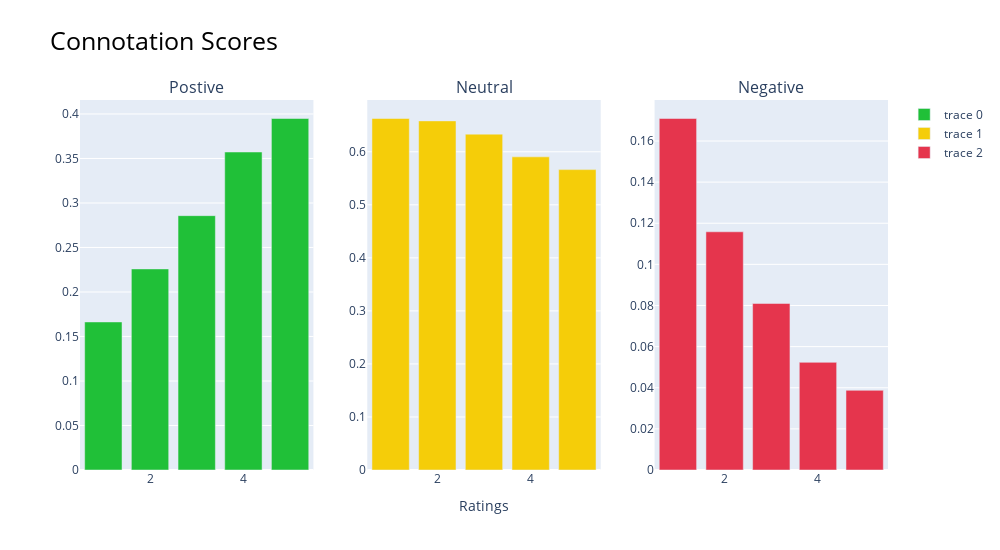

Notebook cell for this chart:
### Code cell
fig = make_subplots(rows=1, cols=3, subplot_titles=("Postive", "Neutral", "Negative"))

fig.add_trace(
    go.Bar(x=vdf['rating'].values, y=vdf['pos'].values),
    row=1, col=1
)

fig.add_trace(
    go.Bar(x=vdf['rating'].values, y=vdf['neu'].values),
    row=1, col=2
)


fig.add_trace(
    go.Bar(x=vdf['rating'].values, y=vdf['neg'].values),
    row=1, col=3,
)

fig.update_xaxes(title_text="Ratings", row=1, col=2)



fig.update_traces(marker_color='#20C038',row=1, col=1)
fig.update_traces(marker_color='#F5CD09',row=1, col=2)
fig.update_traces(marker_color='#E5354D',row=1, col=3)

fig.update_layout(height=550, width=1000, title=dict(text="Connotation Scores", 
                                                     font=dict(size=25),font_color="Black"))
fig.show()

### Figure 1 — Plotly figure (JSON) as saved in the notebook; plotly's stock layout.template omitted (floating-point values rounded to 4 significant figures)
{"data": [{"marker": {"color": "#20C038"}, "type": "bar", "x": [1, 2, 3, 4, 5], "xaxis": "x", "y": [0.1663, 0.2259, 0.2858, 0.3573, 0.3949], "yaxis": "y"}, {"marker": {"color": "#F5CD09"}, "type": "bar", "x": [1, 2, 3, 4, 5], "xaxis": "x2", "y": [0.6627, 0.6583, 0.6332, 0.5904, 0.5664], "yaxis": "y2"}, {"marker": {"color": "#E5354D"}, "type": "bar", "x": [1, 2, 3, 4, 5], "xaxis": "x3", "y": [0.1709, 0.1158, 0.08099, 0.05235, 0.03874], "yaxis": "y3"}], "layout": {"annotations": [{"font": {"size": 16}, "showarrow": false, "text": "Postive", "x": 0.1444, "xanchor": "center", "xref": "paper", "y": 1, "yanchor": "bottom", "yref": "paper"}, {"font": {"size": 16}, "showarrow": false, "text": "Neutral", "x": 0.5, "xanchor": "center", "xref": "paper", "y": 1, "yanchor": "bottom", "yref": "paper"}, {"font": {"size": 16}, "showarrow": false, "text": "Negative", "x": 0.8556, "xanchor": "center", "xref": "paper", "y": 1, "yanchor": "bottom", "yref": "paper"}], "height": 550, "title": {"font": {"color": "Black", "size": 25}, "text": "Connotation Scores"}, "width": 1000, "xaxis": {"anchor": "y", "domain": [0, 0.2889]}, "xaxis2": {"anchor": "y2", "domain": [0.3556, 0.6444], "title": {"text": "Ratings"}}, "xaxis3": {"anchor": "y3", "domain": [0.7111, 1]}, "yaxis": {"anchor": "x", "domain": [0, 1]}, "yaxis2": {"anchor": "x2", "domain": [0, 1]}, "yaxis3": {"anchor": "x3", "domain": [0, 1]}}}
